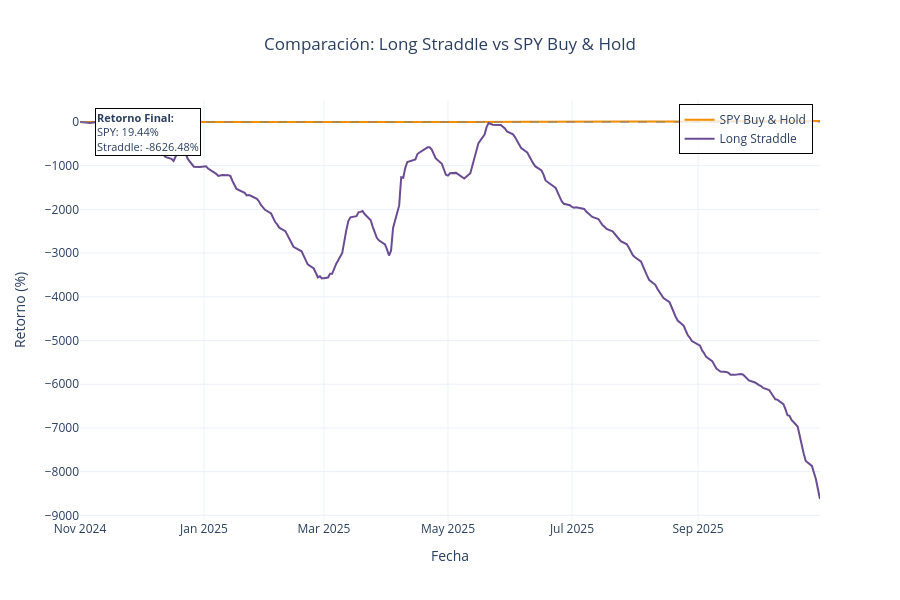

The notebook cell this image was saved under:
### Markdown cell above
## 7. Comparacion con SPY (Benchmark)

### Code cell
# Comparar con buy & hold SPY usando Plotly
spy_returns = market_data['close_spy'].pct_change().fillna(0)
spy_cumulative = (1 + spy_returns).cumprod() - 1

# Normalizar P&L del straddle como % del capital inicial
# Asumiendo que invertimos el precio del primer straddle
first_trade_cost = results.trades[0].entry_price
straddle_returns = results.cumulative_pnl_straddle / first_trade_cost

fig = go.Figure()

# SPY Buy & Hold
fig.add_trace(go.Scatter(
    x=spy_cumulative.index,
    y=spy_cumulative.values * 100,
    mode='lines',
    name='SPY Buy & Hold',
    line=dict(color='#F18F01', width=2),
    hovertemplate='<b>Fecha:</b> %{x|%Y-%m-%d}<br><b>Retorno SPY:</b> %{y:.2f}%<extra></extra>'
))

# Long Straddle
fig.add_trace(go.Scatter(
    x=straddle_returns.index,
    y=straddle_returns.values * 100,
    mode='lines',
    name='Long Straddle',
    line=dict(color='#6A4C93', width=2),
    hovertemplate='<b>Fecha:</b> %{x|%Y-%m-%d}<br><b>Retorno Straddle:</b> %{y:.2f}%<extra></extra>'
))

# Línea de referencia en 0
fig.add_hline(y=0, line_dash="dash", line_color="gray", opacity=0.5)

# Añadir estadísticas al final
spy_final_return = spy_cumulative.iloc[-1] * 100
straddle_final_return = straddle_returns.iloc[-1] * 100

fig.add_annotation(
    x=0.02, y=0.98,
    xref="paper", yref="paper",
    text=f"<b>Retorno Final:</b><br>SPY: {spy_final_return:.2f}%<br>Straddle: {straddle_final_return:.2f}%",
    showarrow=False,
    bgcolor="white",
    bordercolor="black",
    borderwidth=1,
    align="left",
    font=dict(size=11)
)

fig.update_layout(
    title='Comparación: Long Straddle vs SPY Buy & Hold',
    title_x=0.5,
    xaxis_title='Fecha',
    yaxis_title='Retorno (%)',
    template='plotly_white',
    height=600,
    hovermode='x unified',
    legend=dict(
        yanchor="top",
        y=0.99,
        xanchor="right",
        x=0.99,
        bgcolor="rgba(255,255,255,0.8)",
        bordercolor="black",
        borderwidth=1
    )
)

fig.show()

### Figure 1 — Plotly figure (JSON) as saved in the notebook; plotly's stock layout.template omitted (floating-point values rounded to 4 significant figures; data arrays with more than 128 entries replaced by an {"elided": "..."} marker saying what was removed)
{"data": [{"hovertemplate": "<b>Fecha:</b> %{x|%Y-%m-%d}<br><b>Retorno SPY:</b> %{y:.2f}%<extra></extra>", "line": {"color": "#F18F01", "width": 2}, "mode": "lines", "name": "SPY Buy & Hold", "type": "scatter", "x": {"elided": "250 str values"}, "y": {"elided": "250 float values"}}, {"hovertemplate": "<b>Fecha:</b> %{x|%Y-%m-%d}<br><b>Retorno Straddle:</b> %{y:.2f}%<extra></extra>", "line": {"color": "#6A4C93", "width": 2}, "mode": "lines", "name": "Long Straddle", "type": "scatter", "x": {"elided": "250 str values"}, "y": {"elided": "250 float values"}}], "layout": {"annotations": [{"align": "left", "bgcolor": "white", "bordercolor": "black", "borderwidth": 1, "font": {"size": 11}, "showarrow": false, "text": "<b>Retorno Final:</b><br>SPY: 19.44%<br>Straddle: -8626.48%", "x": 0.02, "xref": "paper", "y": 0.98, "yref": "paper"}], "height": 600, "hovermode": "x unified", "legend": {"bgcolor": "rgba(255,255,255,0.8)", "bordercolor": "black", "borderwidth": 1, "x": 0.99, "xanchor": "right", "y": 0.99, "yanchor": "top"}, "shapes": [{"line": {"color": "gray", "dash": "dash"}, "opacity": 0.5, "type": "line", "x0": 0, "x1": 1, "xref": "x domain", "y0": 0, "y1": 0, "yref": "y"}], "title": {"text": "Comparación: Long Straddle vs SPY Buy & Hold", "x": 0.5}, "xaxis": {"title": {"text": "Fecha"}}, "yaxis": {"title": {"text": "Retorno (%)"}}}}
